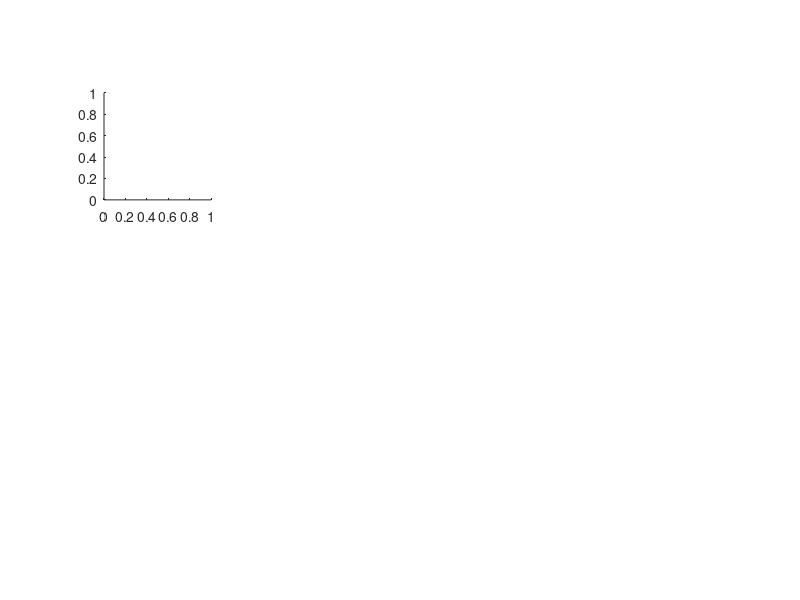

The MATLAB script that drew this image: (Note: this script raises an error after producing the figure.)
function multiplicative_vbias_DIC()

% Code to fit the history-dependent drift diffusion models described in
% Urai AE, Gee JW de, Donner TH (2018) Choice history biases subsequent evidence accumulation. bioRxiv:251595
%
% MIT License
% Copyright (c) Anne Urai, 2018
% anne.urai@gmail.com

addpath(genpath('~/code/Tools'));
warning off; close all;
global datasets datasetnames 

types = {'stimcoding'};
for s = 1:length(types),
    
    % ============================================ %
    % DIC COMPARISON BETWEEN DC, Z AND BOTH
    % ============================================ %
    
    % 1. STIMCODING, only prevresps
    mdls = {'dc_z_prevresp','dc_z_prevresp_multiplicative', 'nohist'};
    for d = [4 5],
        close all;
        subplot(2, 4, 1);
        getPlotDIC(mdls, types{s}, d);
        title(datasetnames{d});
        set(gca, 'xtick', 1:2, 'xticklabel', {'Single', 'Coherence-dependent'}, 'xticklabelrotation', -30);
        ylabel({'\Delta DIC from model'; 'without history'}, 'interpreter', 'tex');
        
        drawnow; tightfig;
        print(gcf, '-dpdf', sprintf('~/Data/serialHDDM/multiplicative_DIC_d%d.pdf', d));
    end
    
end

close all;

end

% ============================================ %
% DIC COMPARISON BETWEEN DC, Z AND BOTH
% ============================================ %

function getPlotDIC(mdls, s, d)

global datasets mypath colors
% colors(3, :) = mean(colors([1 2], :));

colors = [0.5 0.5 0.5; 1 0 0];
axis square; hold on;

mdldic = nan(1, length(mdls));
for m = 1:length(mdls),
    if ~exist(sprintf('%s/summary/%s/%s_%s_all.mat', ...
            mypath, datasets{d}, s, mdls{m}), 'file'),
        disp('cant find this model')
        continue;
    end
    
    load(sprintf('%s/summary/%s/%s_%s_all.mat', ...
        mypath, datasets{d}, s, mdls{m}));
    
    if (isnan(dic.full) || isempty(dic.full)) && ~all(isnan(dic.chains)),
        dic.full = nanmean(dic.chains);
    end
    mdldic(m) = dic.full;
end

% everything relative to the full model
mdldic = bsxfun(@minus, mdldic, mdldic(end));
mdldic = mdldic(1:end-1);
[~, bestMdl] = min(mdldic);

for i = 1:length(mdldic),
    b = bar(i, mdldic(i), 'facecolor', colors(i, :), 'barwidth', 0.6, 'BaseValue', 0, ...
        'edgecolor', 'none');
end

% [ptchs,ptchGrp] = createPatches(i+1,mdldic(end),0.3, colors(2, :), 0, 0.5);
% hatch(ptchs, [0 3 1], colors(1, :));
% ptchs.EdgeColor = [0 0 0];
% fill the last one

%# Add a text string above/below each bin
for i = 1:length(mdldic),
    if mdldic(i) < 0,
        text(i, mdldic(i) + 0.12*range(get(gca, 'ylim')), ...
            num2str(round(mdldic(i))), ...
            'VerticalAlignment', 'top', 'FontSize', 4, 'horizontalalignment', 'center', 'color', 'w');
    elseif mdldic(i) > 0,
        text(i, mdldic(i) + 0.12*range(get(gca, 'ylim')), ...
            num2str(round(mdldic(i))), ...
            'VerticalAlignment', 'top', 'FontSize', 4, 'horizontalalignment', 'center');
    end
end
axis square; axis tight; 
xlim([0.5 length(mdldic)+0.5]);
offsetAxes; box off;
set(gca, 'color', 'none');
set(gca, 'xcolor', 'k', 'ycolor', 'k');
disp(mdldic(end) - mdldic(1))
end
